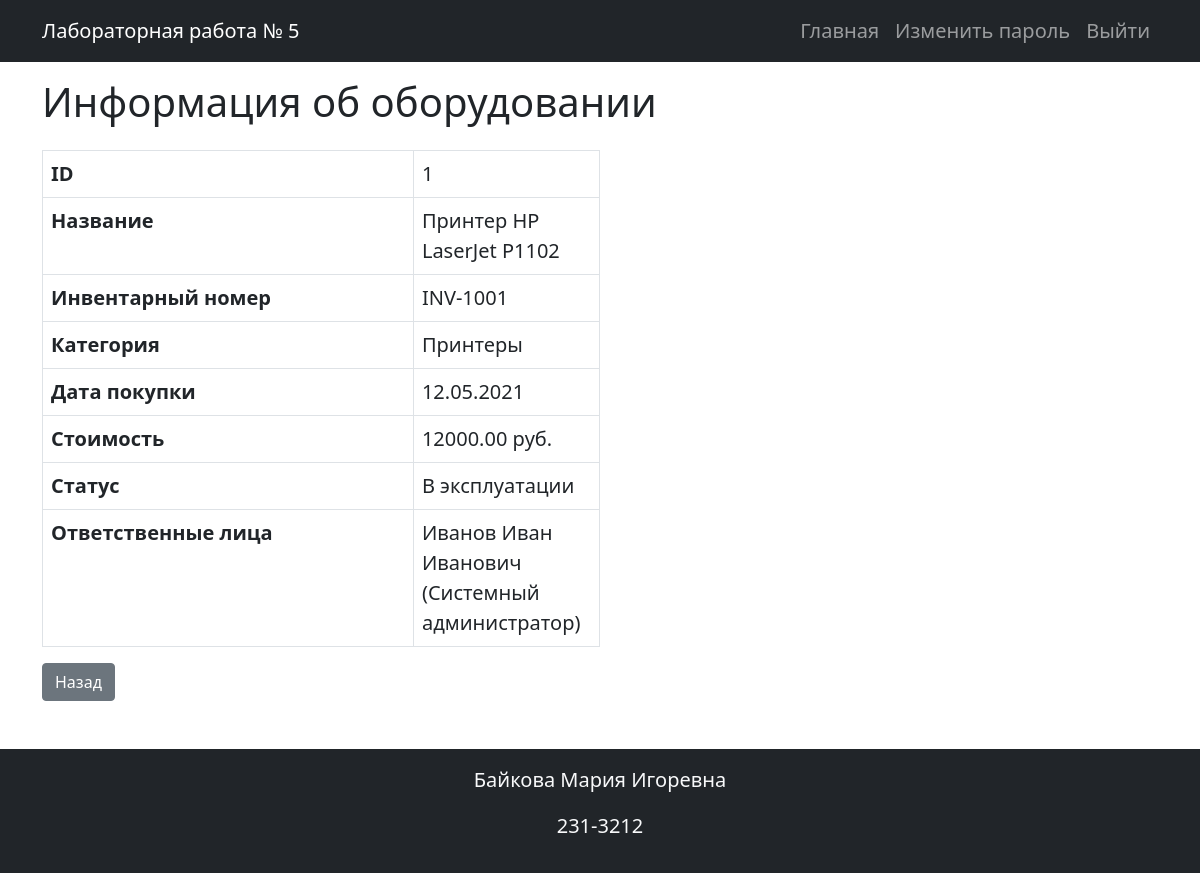
Page /equipment/1 (signed in) on the committed database.
### models.py (models this page shows)
class Equipment(db.Model):
    id = db.Column(db.Integer, primary_key=True)
    name = db.Column(db.String(255), nullable=False)
    inventory_number = db.Column(db.String(100), nullable=False, unique=True)
    category_id = db.Column(db.Integer, db.ForeignKey('category.id'), nullable=False)
    purchase_date = db.Column(db.Date, nullable=False)
    cost = db.Column(db.Numeric(10, 2), nullable=False)
    status = db.Column(db.Enum('В эксплуатации', 'На ремонте', 'Списано'), nullable=False, default='In_use')
    category = db.relationship('Category', backref='equipments')
    photos = db.relationship('Photo', backref='equipment', cascade='all, delete-orphan')
    service_records = db.relationship('ServiceHistory', backref='equipment', cascade='all, delete-orphan')
    responsible_persons = db.relationship('ResponsiblePerson', secondary=equipment_responsible, back_populates='equipments')

class Category(db.Model):
    id = db.Column(db.Integer, primary_key=True)
    name = db.Column(db.String(100), nullable=False)
    description = db.Column(db.Text, nullable=False)

class ResponsiblePerson(db.Model):
    id = db.Column(db.Integer, primary_key=True)
    full_name = db.Column(db.String(255), nullable=False)
    position = db.Column(db.String(100), nullable=False)
    contact_info = db.Column(db.String(255), nullable=False)
    equipments = db.relationship('Equipment', secondary=equipment_responsible, back_populates='responsible_persons')

### equipment_bp.py (the view)
@equipment_bp.route('/<int:equipment_id>')
@login_required
@check_rights('view_equipment')
def view_equipment(equipment_id):
    equipment = Equipment.query.get_or_404(equipment_id)
    return render_template('view_equipment.html', equipment=equipment)

### app.py (called while the page is built, shortened)
@login_manager.user_loader
def load_user(user_id):
    return db.session.get(User, int(user_id))

@app.before_request
def init_db():
    db.create_all()

### permission.py (called while the page is built)
def check_rights(permission):
    def decorator(view_func):
        @wraps(view_func)
        def wrapper(*args, **kwargs):
            role_name = current_user.role.name if current_user.is_authenticated and current_user.role else None
            allowed = permission in ROLE_PERMISSIONS.get(role_name, set())
            if not allowed:
                flash("У вас недостаточно прав для доступа к данной странице.", "warning")
                return redirect(url_for("index"))
            return view_func(*args, **kwargs)
        return wrapper
    return decorator

### templates/view_equipment.html
{% extends 'base.html' %}
{% block content %}
<h1 class="mb-4">Информация об оборудовании</h1>
<table class="table table-bordered w-50">
    <tr>
        <th>ID</th>
        <td>{{ equipment.id }}</td>
    </tr>
    <tr>
        <th>Название</th>
        <td>{{ equipment.name }}</td>
    </tr>
    <tr>
        <th>Инвентарный номер</th>
        <td>{{ equipment.inventory_number }}</td>
    </tr>
    <tr>
        <th>Категория</th>
        <td>{{ equipment.category.name }}</td>
    </tr>
    <tr>
        <th>Дата покупки</th>
        <td>{{ equipment.purchase_date.strftime('%d.%m.%Y') if equipment.purchase_date else '—' }}</td>
    </tr>
    <tr>
        <th>Стоимость</th>
        <td>{{ equipment.cost }} руб.</td>
    </tr>
    <tr>
        <th>Статус</th>
        <td>{{ equipment.status }}</td>
    </tr>
    <tr>
        <th>Ответственные лица</th>
        <td>
            {% for person in equipment.responsible_persons %}
                {{ person.full_name }} ({{ person.position }}){% if not loop.last %}, {% endif %}
            {% else %}
                —
            {% endfor %}
        </td>
    </tr>
</table>
<a href="{{ url_for('index') }}" class="btn btn-secondary">Назад</a>
{% endblock %}

### static/styles.css (style rules this page uses)
body { font-size: 1.25rem; }
.table th:nth-child(1), .table td:nth-child(1) { width: 350px; }
.table th:nth-child(2), .table td:nth-child(2) { width: 160px; }

### rows in the picture
Equipment: id "1", name "Принтер HP LaserJet P1102", inventory_number "INV-1001", purchase_date "12.05.2021", cost "12000.00", status "В эксплуатации"
Category: category.name "Принтеры"
ResponsiblePerson: full_name "Иванов Иван Иванович", position "Системный администратор"
